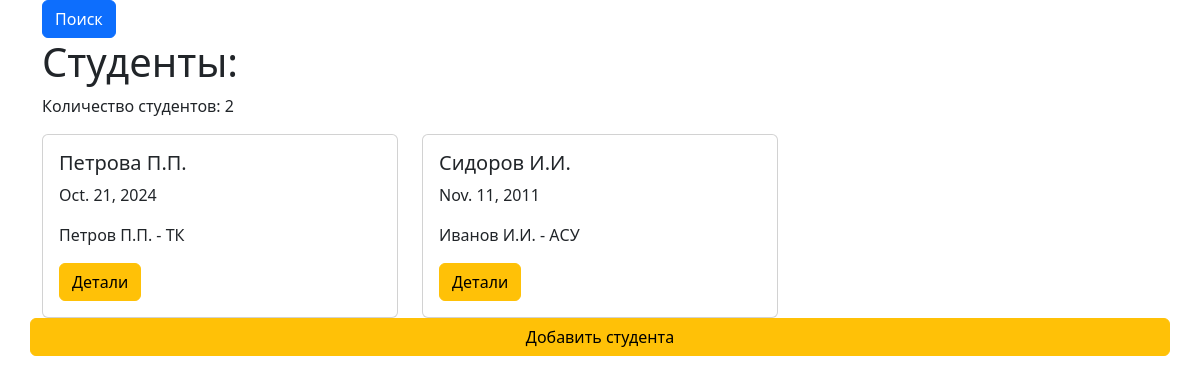
Page /student_list/ on the earlier database version.
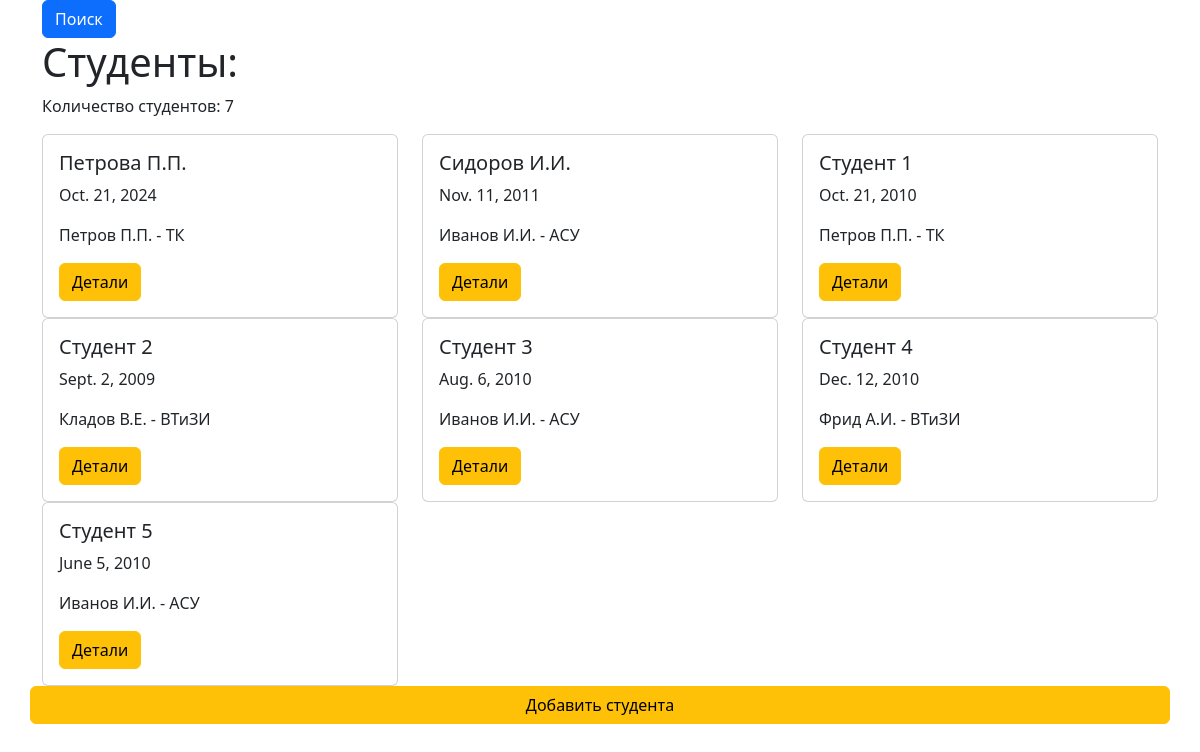
Same page on the later database version.
### student/models.py (models this page shows, shortened)
class Student(models.Model):
    full_name=models.CharField(verbose_name="ФИО",max_length=255)
    date_of_birth=models.DateField(verbose_name="Дата рождения")
    curator=models.ForeignKey(
        'Curator',
        verbose_name="ФИО",
        blank=True,
        null=True,
        on_delete=models.CASCADE,
    )
    class Mets:
        verbose_name="Студент",
        verbose_name_plural="Студенты"
        ordering=['full_name']

class Curator(models.Model):
    full_name = models.CharField(verbose_name="ФИО", max_length=255)
    department = models.CharField(verbose_name="Кафедра", max_length=255)
    class Mets:
        verbose_name="Куратор",
        verbose_name_plural="Кураторы"
        ordering=['full_name']
    def __str__(self):
        return f"{self.full_name} - {self.department}"

### student/views.py (the view)
# urls.py: path('student_list/',views.StudentList.as_view(),name='student_list'),
class StudentList(ListView):
    template_name = 'student/student_list.html'
    model = Student
    context_object_name = 'students'

### templates/student/student_list.html (shortened to what this page needs)
{% extends 'base.html'%}
{% block sidebar %}
  <div class="col-md-3">
    <div class="card-body">
      <form method="get">
        <button type="submit" class="btn btn-primary"> Поиск</button>
      </form>
    </div>
  </div>
{% endblock %}
{% block content %}
  <h1>Студенты:</h1>
    <div class="row">
      {% if students %}
        <p>Количество студентов: {{ students|length }}</p>
      {% else %}
        <p>Студенты отсутствуют.</p>
      {% endif %}
      {% for student in students %}
      <div class="col-md-4 nt-4">
        <div class="card n-100">
          <div class="card-body">
            <h5 class="card-title">{{student.full_name}}</h5>
            <p class="card-text">{{student.date_of_birth}}</p>
            <p class="card-text">{{student.curator}}</p>
            <a href="{%url 'student_detail' student.pk%}" class="btn btn-warning"> Детали</a>
          </div>
        </div>
      </div>
      {% endfor %}
      <a href="{% url 'student_create' %}" class="btn btn-warning">Добавить студента</a>
    </div>
{% endblock %}

Differences in the rows shown:
added Student: full_name "Студент 1", date_of_birth "Oct. 21, 2010", curator "Петров П.П. - ТК"
added Student: full_name "Студент 2", date_of_birth "Sept. 2, 2009", curator "Кладов В.Е. - ВТиЗИ"
added Student: full_name "Студент 3", date_of_birth "Aug. 6, 2010", curator "Иванов И.И. - АСУ"
added Student: full_name "Студент 4", date_of_birth "Dec. 12, 2010", curator "Фрид А.И. - ВТиЗИ"
added Student: full_name "Студент 5", date_of_birth "June 5, 2010", curator "Иванов И.И. - АСУ"
Other differences:
{{ students|length }}: "2" → "7"
